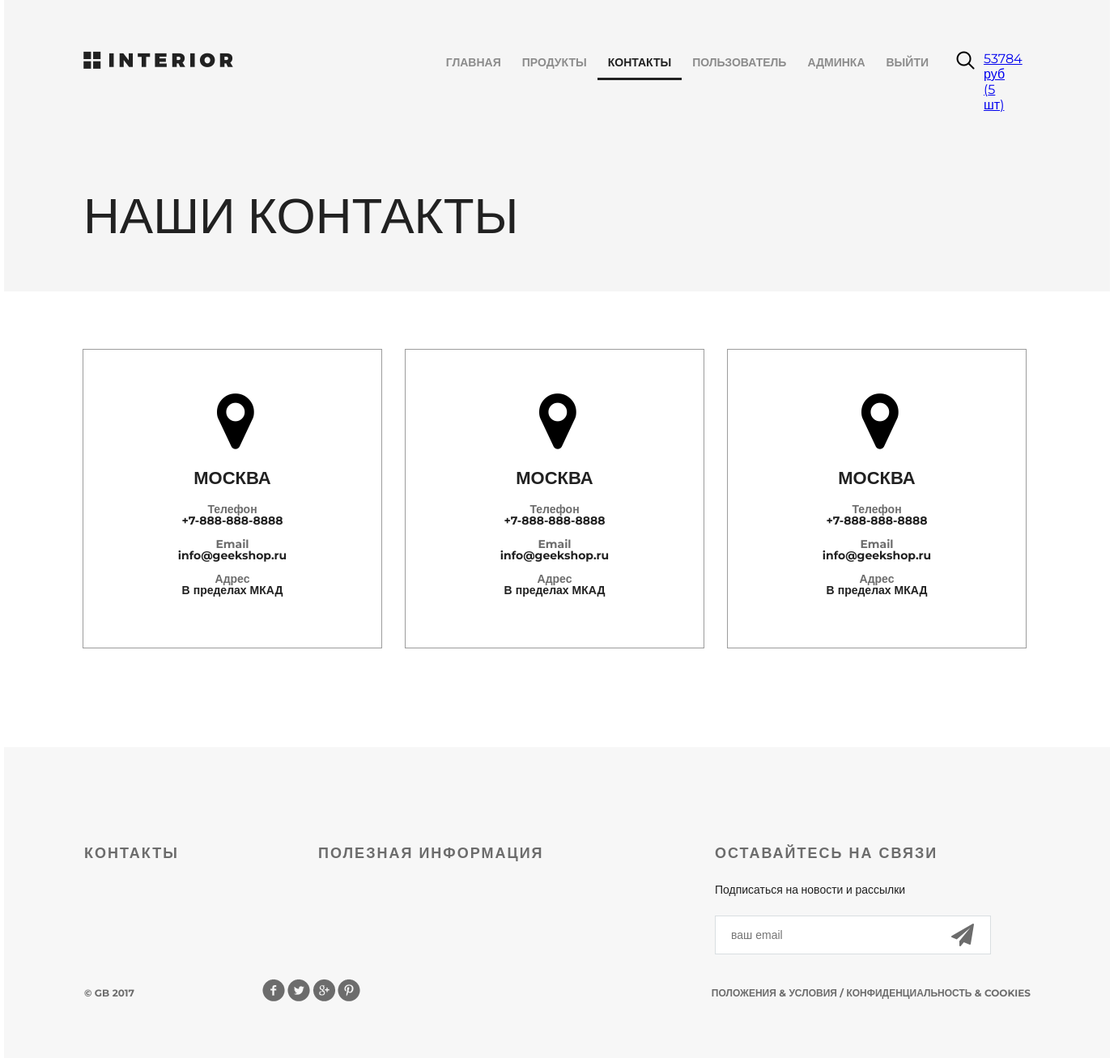
/contact/ (signed in), run on the app's committed database.
### authapp/models.py (models this page shows)
class ShopUser(AbstractUser):
    avatar = models.ImageField(upload_to='users_avatars', blank=True)
    age = models.PositiveIntegerField(verbose_name='возраст', default=18)

### basketapp/models.py (models this page shows)
class Basket(models.Model):
    user = models.ForeignKey(settings.AUTH_USER_MODEL,
                             on_delete=models.CASCADE, related_name='basket')
    product = models.ForeignKey(Product, on_delete=models.CASCADE)
    quantity = models.PositiveIntegerField(
        verbose_name='количество', default=0)
    add_datetime = models.DateTimeField(
        verbose_name='время', auto_now_add=True)
    ...
    @property
    def product_cost(self):
        return self.product.price * self.quantity
    @property
    def total_quantity(self):
        _items = Basket.objects.filter(user=self.user)
        _totalquantity = sum(list(map(lambda x: x.quantity, _items)))
        return _totalquantity
    @property
    def total_cost(self):
        _items = Basket.objects.filter(user=self.user)
        _totalcost = sum(list(map(lambda x: x.product_cost, _items)))
        return _totalcost

### mainapp/models.py (models this page shows, shortened)
class Product(models.Model):
    category = models.ForeignKey(ProductCategory, on_delete=models.CASCADE)
    name = models.CharField(verbose_name='имя продукта', max_length=128)
    image = models.ImageField(upload_to='products_images', blank=True)
    short_desc = models.CharField(
        verbose_name='краткое описание продукта', max_length=60, blank=True)
    description = models.TextField(
        verbose_name='описание продукта', blank=True)
    price = models.DecimalField(
        verbose_name='цена продукта', max_digits=8, decimal_places=2, default=0)
    quantity = models.PositiveIntegerField(
        verbose_name='количество на складе', default=0)
    is_active = models.BooleanField(verbose_name='активна', default=True)

### mainapp/views.py (the view)
# urls.py: path('contact/', mainapp.contact, name='contact'),
def contact(request):
    title = 'Контакты'
    basket = get_basket(request.user)
    content = {
        'title': title,
        'main_menu': MENU,
        'basket': basket
    }
    return render(request, 'mainapp/contact.html', content)

### mainapp/views.py (called while the page is built)
def get_basket(user):
    if user.is_authenticated:
        return Basket.objects.filter(user=user)
    else:
        return []

### mainapp/templates/mainapp/contact.html (shortened to what this page needs)
<!DOCTYPE html>
<html>
<head>
	<link rel="stylesheet" type="text/css" href="/static/css/style.css">
	<link rel="stylesheet" href="/static/fonts/font-awesome/css/font-awesome.css">
</head>
<body>
	<div class="container">
		<div class="hero">
			<div class="header clearfix">
				<a href="{% url 'main' %}" class="logo"></a>
				{% include 'mainapp/includes/inc_menu.html' %}
			</div>
			<h1>наши контакты</h1>
		</div>
		<div class="location">
			<div class="location-1">
				<i class="fa fa-map-marker fa-5x"></i>
				<h4>Москва</h4>
				<div class="contacts">
					<h5>Телефон</h5>
					<p>+7-888-888-8888</p>
				</div>
				<div class="contacts">
					<h5>Email</h5>
					<p>info@geekshop.ru</p>
				</div>
				<div class="contacts">
					<h5>Адрес</h5>
					<p>В пределах МКАД</p>
				</div>
			</div>
			<div class="location-1">
				<i class="fa fa-map-marker fa-5x"></i>
				<h4>Москва</h4>
				<div class="contacts">
					<h5>Телефон</h5>
					<p>+7-888-888-8888</p>
				</div>
				<div class="contacts">
					<h5>Email</h5>
					<p>info@geekshop.ru</p>
				</div>
				<div class="contacts">
					<h5>Адрес</h5>
					<p>В пределах МКАД</p>
				</div>
			</div>
			<div class="location-1">
				<i class="fa fa-map-marker fa-5x"></i>
				<h4>Москва</h4>
				<div class="contacts">
					<h5>Телефон</h5>
					<p>+7-888-888-8888</p>
				</div>
				<div class="contacts">
					<h5>Email</h5>
					<p>info@geekshop.ru</p>
				</div>
				<div class="contacts">
					<h5>Адрес</h5>
					<p>В пределах МКАД</p>
				</div>
			</div>
		</div>
		<div class="clr"></div>
	</div>
    <div class="footer">
        <div class="clearfix">
            <div class="text-footer">
                <h3>контакты</h3>
            </div>
            <div class="text-footer">
                <h3>полезная информация</h3>
            </div>
            <div class="text-footer clearfix">
                <h3>Оставайтесь на связи</h3>
                <p>Подписаться на новости и рассылки</p>
                <form>
                    <input type="email" name="email" placeholder="ваш email">
                    <a href="#"><i class="fa fa-paper-plane fa-2x" aria-hidden="true"></i></a>
                </form>
            </div>
        </div>
        <p class="small">&copy; GB 2017</p>
        <div class="social">
            <a href="#" class="social1"></a>
            <a href="#" class="social2"></a>
            <a href="#" class="social3"></a>
            <a href="#" class="social4"></a>
        </div>
        <p class="small">Положения &amp; Условия  /  Конфиденциальность &amp; Cookies</p>
    </div>
</body>
</html>

### mainapp/templates/mainapp/includes/inc_menu.html
<ul class="menu">
  {% for m in main_menu %}
    <li><a href="{% url m.href %}" class="{% if request.resolver_match.url_name == m.href %}
      active
      {% elif m.href == 'products:index' and request.resolver_match.namespace == 'products'%}
      active
    {% endif %}">{{ m.name }}</a></li>
  {% endfor %}
  {% if user.is_authenticated %}
<li>
    <a href="{% url 'auth:edit' %}">
        {{ user.first_name|default:'Пользователь' }}
    </a>
</li>
{% endif %}
{% if user.is_superuser %}
  <li>
    <a href="{% url 'admin:users' %}">админка</a>
  </li>
{% endif %}
<li>
    {% if user.is_authenticated %}
      <a href="{% url 'auth:logout' %}">выйти</a>
    {% else %}
      <a href="{% url 'auth:login' %}">войти</a>
    {% endif %}
</li>
</ul>
<a href="#" class="search"></a>
<a href="{% url 'basket:view' %}" class="basket">
  <span>
    {% if basket %}
      {{ basket.0.total_cost|floatformat:0 }} руб
      ({{ basket.0.total_quantity }} шт)
    {% endif %}
  </span>
</a>

### static/css/style.css (style rules this page uses)
* { margin: 0; padding: 0; }
body { font-family: 'Montserrat', sans-serif; }
html, body { height: 100%; }
.clr { height: 384px; }
.container { width: 1366px; margin: 0 auto; min-height: 100%; }
.logo { background-image: url(/static/img/logo.png); margin-top: 63px; width: 185px; height: 22px; float: left; }
.menu { list-style-type: none; margin-top: 67px; float: right; }
.menu li { float: left; }
.menu a { color: #8c8c8c; font-size: 14px; font-weight: 700; text-align: right; text-transform: uppercase; text-decoration: none; padding: 10px 13px; }
.menu .active { color: #212121; font-weight: 700; border-bottom: 3px solid #212121; }
.search { display: block; width: 23px; height: 23px; background-image: url(/static/img/search.png); position: absolute; top: 63px; left: 1176px; }
.basket { display: block; width: 23px; height: 23px; background-image: url(/static/img/basket.png); position: absolute; top: 63px; left: 1210px; }
.clearfix:after { content: ""; display: block; clear: both; }
.footer { height: 384px; width: 1169px; background-color: #f7f7f7; padding-left: 99px; padding-right: 98px; margin: -384px auto 0; clear: both; }
.footer form { position: relative; }
.footer form a i { display: block; width: 21px; height: 21px; position: absolute; z-index: 2; top: 10px; right: 50px; color: #6c6c6c; }
.text-footer { margin-top: 120px; width: 221px; float: left; margin-right: 68px; }
.text-footer:last-child { margin-right: 0; }
.text-footer h3 { text-transform: uppercase; color: #6c6c6c; font-size: 18px; font-weight: 700; text-align: left; margin-bottom: 22px; letter-spacing: 2px; }
.text-footer p { color: #212121; font-size: 14px; font-weight: 300; line-height: 24px; text-align: left; margin-bottom: 20px; }
.text-footer a { text-decoration: none; text-transform: uppercase; color: #212121; font-size: 14px; font-weight: 700; line-height: 26px; text-align: left; }
.text-footer:nth-child(2) { width: 422px; }
.text-footer:nth-child(3) { width: 363px; }
.text-footer input { border-width: 1px; border-color: #d9dee1; border-style: solid; background-color: #ffffff; width: 250px; height: 46px; outline: none; color: #6c6c6c; font-size: 14px; font-weight: 300; line-height: 22px; text-align: left; padding-left: 19px; padding-right: 70px; }
.footer .small { text-transform: uppercase; float: left; color: #6c6c6c; font-size: 12px; font-weight: 700; line-height: 26px; text-align: left; margin-top: 35px; }
.social { height: 28px; width: 121px; float: left; margin-left: 158px; margin-top: 30px; }
.social1 { background: url(/static/img/social-links.png); height: 28px; width: 28px; float: left; }
.social2 { background: url(/static/img/social-links.png); background-position: -34px 0px; height: 28px; width: 28px; float: left; margin-left: 3px; }
.social3 { background: url(/static/img/social-links.png); background-position: -67px 0px; height: 28px; width: 28px; float: left; margin-left: 3px; }
.social4 { background: url(/static/img/social-links.png); background-position: -101px 0px; height: 28px; width: 28px; float: left; margin-left: 3px; }
.footer .small:nth-child(4) { float: right; }
.hero { background-color: #f5f5f5; height: 360px; padding-left: 98px; padding-right: 211px; position: relative; }
.hero h1 { color: #212121; font-size: 62px; font-weight: 100; text-align: left; margin-top: 142px; text-transform: uppercase; }
.location { padding: 0px 97px; }
.location-1 { height: 368px; width: 368px; border: 1px solid #9c9c9c; margin: 71px 28px 122px 0px; float: left; }
.location-1:last-child { margin: 71px 0px 122px 0px; }
.location i { display: block; margin: 48px auto 0px; width: 38px; }
.location h4 { margin: 23px auto 23px; text-transform: uppercase; text-align: center; color: #212121; font-size: 22px; font-weight: 700; line-height: 16px; }
.contacts { text-align: center; margin-bottom: 15px; line-height: 14px; color: #212121; font-size: 14px; font-weight: 700; }
.contacts h5 { color: #6c6c6c; font-size: 14px; font-weight: 700; }

### data on the page
ShopUser: first_name "ПОЛЬЗОВАТЕЛЬ"
Basket: user+product+quantity "53784", user+quantity "5"

### other printed values
{{ m.name }} "ГЛАВНАЯ" "ПРОДУКТЫ" "КОНТАКТЫ"
